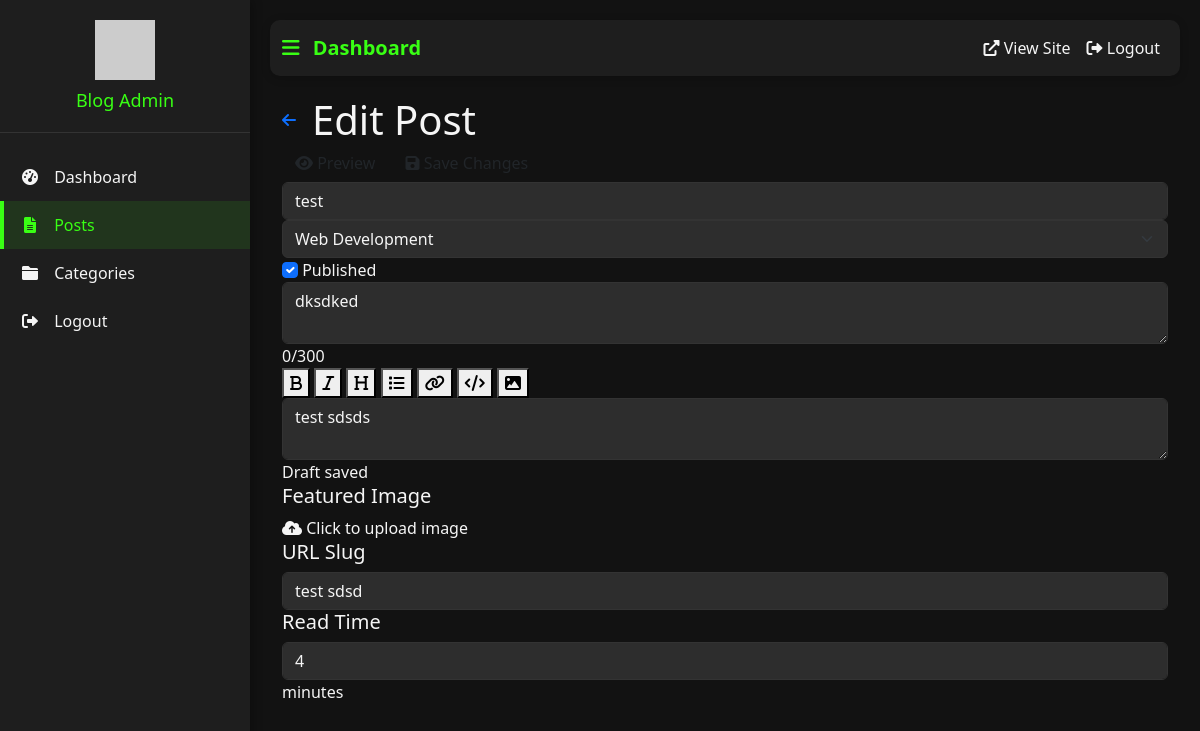
Page /admin/posts/edit/2 (signed in) on the earlier database version.
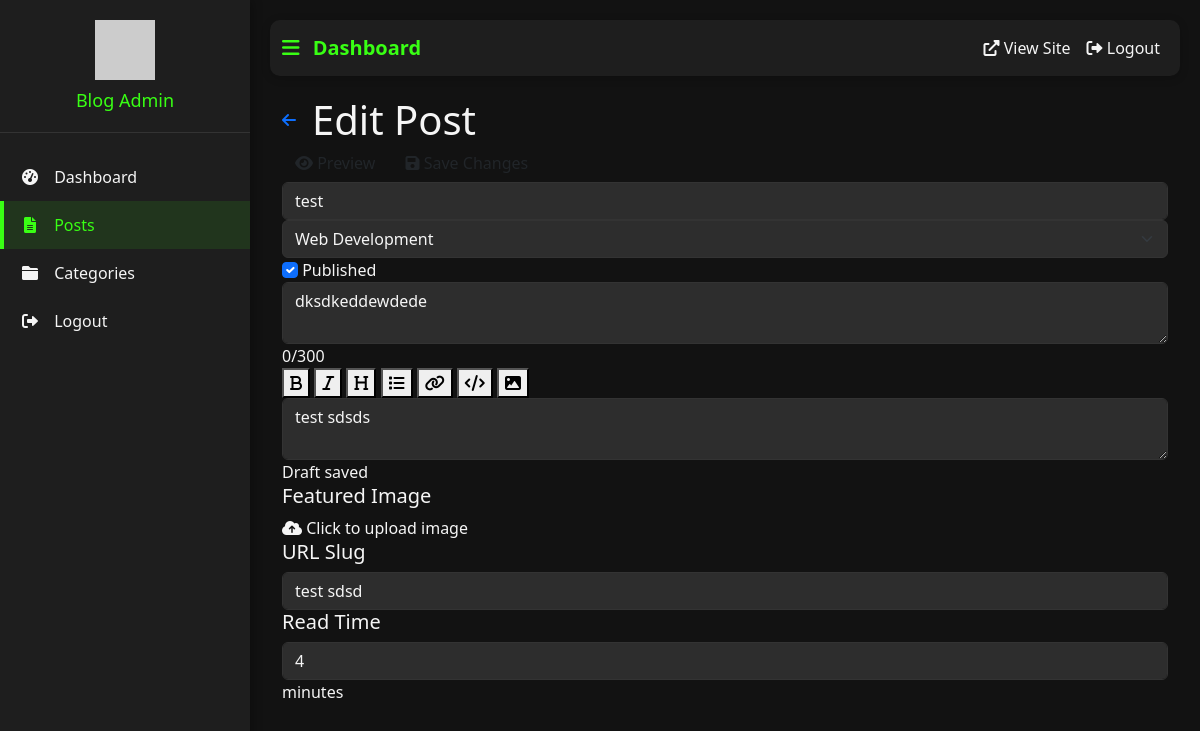
Same page on the later database version.
### backend/app.py (models this page shows, shortened)
class Post(db.Model):
    id = db.Column(db.Integer, primary_key=True)
    title = db.Column(db.String(200), nullable=False)
    slug = db.Column(db.String(200), unique=True, nullable=False)
    content = db.Column(db.Text, nullable=False)
    summary = db.Column(db.String(300), nullable=True)
    featured_image = db.Column(db.String(200), nullable=True)
    read_time = db.Column(db.Integer, default=5)
    created_at = db.Column(db.DateTime, default=datetime.utcnow)
    updated_at = db.Column(db.DateTime, default=datetime.utcnow, onupdate=datetime.utcnow)
    published = db.Column(db.Boolean, default=False)
    category_id = db.Column(db.Integer, db.ForeignKey('category.id'), nullable=False)
    user_id = db.Column(db.Integer, db.ForeignKey('user.id'), nullable=False)

class Category(db.Model):
    id = db.Column(db.Integer, primary_key=True)
    name = db.Column(db.String(50), unique=True, nullable=False)
    slug = db.Column(db.String(50), unique=True, nullable=False)
    icon = db.Column(db.String(50), nullable=True)
    posts = db.relationship('Post', backref='category', lazy=True)

### backend/app.py (the view, shortened to what this page needs)
@app.route('/admin/posts/edit/<int:id>', methods=['GET', 'POST'])
@login_required
def edit_post(id):
    post = Post.query.get_or_404(id)
    categories = Category.query.all()
    form = FlaskForm()
    return render_template('admin/post_form.html', post=post, categories=categories, form=form)

### backend/app.py (called while the page is built)
@login_manager.user_loader
def load_user(user_id):
    return User.query.get(int(user_id))

### backend/templates/admin/post_form.html (shortened to what the changed rows need)
{% extends 'admin/base.html' %}
{% block content %}
<div class="container-fluid post-editor">
    <div class="editor-header">
        <div class="d-flex align-items-center">
            <h1 class="mb-0 ms-3">{% if post %}Edit Post{% else %}New Post{% endif %}</h1>
        </div>
    </div>
    <div class="editor-container">
        <form id="post-form" method="post" enctype="multipart/form-data" class="editor-form">
            <div class="editor-main">
                <div class="editor-section">
                    <input type="text" class="form-control title-input" id="title" name="title"
                           value="{{ post.title if post else '' }}" placeholder="Post Title" required>
                    <div class="meta-row">
                        <select class="form-select category-select" id="category_id" name="category_id" required>
                            {% for category in categories %}
                            <option value="{{ category.id }}" {% if post and post.category_id == category.id %}selected{% endif %}>
                                {{ category.name }}
                            </option>
                            {% endfor %}
                        </select>
                        <div class="publish-toggle">
                            <input type="checkbox" class="form-check-input" id="published" name="published"
                                   {% if post and post.published %}checked{% endif %}>
                            <label class="form-check-label" for="published">Published</label>
                        </div>
                    </div>
                </div>
                <div class="editor-section">
                    <textarea class="form-control summary-input" id="summary" name="summary"
                              placeholder="Write a brief summary of your post (max 300 characters)" maxlength="300">{{ post.summary if post else '' }}</textarea>
                    <div class="chars-counter"><span id="summary-count">0</span>/300</div>
                </div>
                <div class="editor-section content-section">
                    <div class="content-toolbar">
                        <button type="button" class="toolbar-btn" onclick="insertMarkdown('**', '**')" title="Bold"><i class="fas fa-bold"></i></button>
                        <button type="button" class="toolbar-btn" onclick="insertMarkdown('*', '*')" title="Italic"><i class="fas fa-italic"></i></button>
                        <button type="button" class="toolbar-btn" onclick="insertMarkdown('### ', '')" title="Heading"><i class="fas fa-heading"></i></button>
                        <button type="button" class="toolbar-btn" onclick="insertMarkdown('- ', '')" title="List Item"><i class="fas fa-list"></i></button>
                        <button type="button" class="toolbar-btn" onclick="insertMarkdown('[', '](url)')" title="Link"><i class="fas fa-link"></i></button>
                        <button type="button" class="toolbar-btn" onclick="insertMarkdown('```\n', '\n```')" title="Code Block"><i class="fas fa-code"></i></button>
                        <button type="button" class="toolbar-btn" onclick="insertMarkdown('![alt text](', ')')" title="Image"><i class="fas fa-image"></i></button>
                    </div>
                    <textarea class="form-control content-input" id="content" name="content" required
                              placeholder="Write your post content here (supports Markdown)">{{ post.content if post else '' }}</textarea>
                    <div class="autosave-status">
                        <span id="autosave-status">Draft saved</span>
                    </div>
                </div>
            </div>
            <div class="editor-sidebar">
                <div class="sidebar-section">
                    <h5>URL Slug</h5>
                    <input type="text" class="form-control" id="slug" name="slug"
                           value="{{ post.slug if post else '' }}" required>
                </div>
                <div class="sidebar-section">
                    <div class="read-time-input">
                        <input type="number" class="form-control" id="read_time" name="read_time"
                               value="{{ post.read_time if post else 5 }}" min="1" required>
                        <span class="read-time-unit">minutes</span>
                    </div>
                </div>
            </div>
        </form>
    </div>
</div>
{% endblock %}

Differences in the rows shown:
changed Post "test": summary "dksdked" → "dksdkeddewdede"
